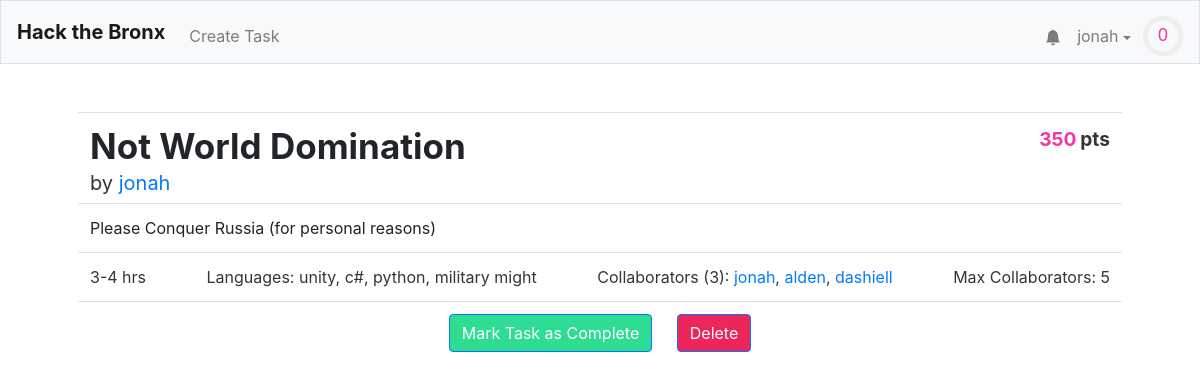
/task/1 (signed in), run on an earlier commit of the app's database.
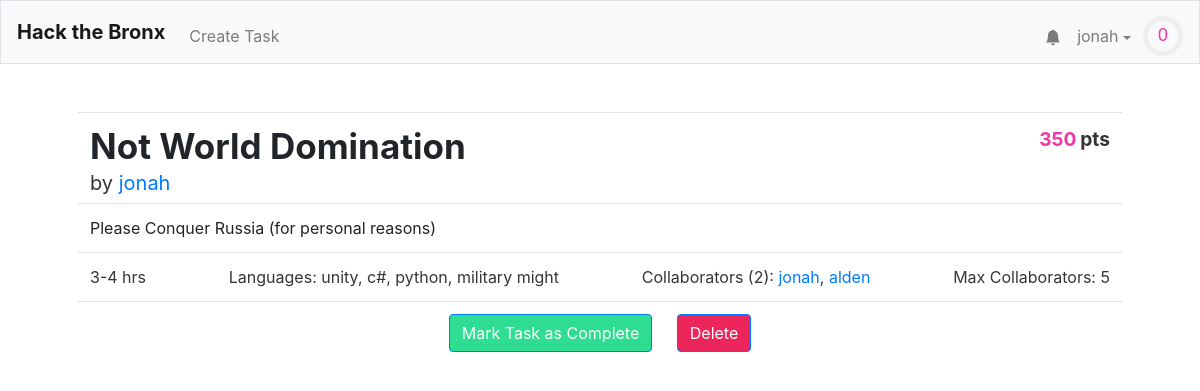
And on a later commit of the database.
### tables this page shows
CREATE TABLE "users" (
	"id"	INTEGER NOT NULL UNIQUE,
	"username"	TEXT NOT NULL UNIQUE,
	"hash"	TEXT NOT NULL,
	"tasks"	BLOB,
	"points"	INTEGER NOT NULL DEFAULT 0,
	"numcomplete"	INTEGER NOT NULL DEFAULT 0,
	"notifications"	BLOB,
	PRIMARY KEY("id" AUTOINCREMENT)
);

### application.py (the view, shortened to what this page needs)
@app.route("/task/<id>", methods=["GET", "POST"])
@login_required
def task(id):
    if request.method == "GET":
        task = db.execute("SELECT * FROM tasks WHERE id = :id", id=id)[0]
        creator = db.execute("SELECT * FROM users WHERE id = :id", id=task['creator'])[0]
        ids = debyte(task['collaborators'])
        task['collaborators'] = [db.execute("SELECT * FROM users WHERE id = :id", id=a)[0] for a in ids]
        collaborators = task['collaborators']
        task["points"] = calculate_points(task)
        return render_template("task.html",is_user_task=(task["creator"]==session["user_id"]),is_collab_task=(session["user_id"] in ids),enumerate=enumerate,len=len,collaborators=collaborators,task=task, creator=creator, user=getuser(session, db))

### application.py (called while the page is built)
@app.after_request
def after_request(response):
    response.headers["Cache-Control"] = "no-cache, no-store, must-revalidate"
    response.headers["Expires"] = 0
    response.headers["Pragma"] = "no-cache"
    return response

### helpers.py (called while the page is built)
def login_required(f):
    @wraps(f)
    def decorated_function(*args, **kwargs):
        if session.get("user_id") is None:
            return redirect("/login")
        return f(*args, **kwargs)
    return decorated_function

def debyte(obj):
    return pickle.loads(obj)

def getuser(session, db):
    user =  db.execute("SELECT * FROM users WHERE id = :id", id=session["user_id"])[0]
    user["level"]=int(user['points']**.5//10)
    user["level-progress"] = (user['points']**.5%8)/(((user["level"]+1)*10)**2)
    return user

def calculate_points(task):
    if task['hmin'] and task['hmax']:
        total = int(min((task['hmin']+task['hmax'])/2 * 100, 500))
    else:
        total = 0
    return total

### templates/task.html (shortened to what this page needs)
{% extends "layout.html" %}
{% block head %}
    <link href="/static/task.css" rel="stylesheet">
{% endblock %}
{% block main %}
<table class="table">
  <tbody>
    <tr>
      <td class="title"><h1>{{ task.title }}</h1><span class="creator-text">by <a href="/profile/{{creator.username}}">{{creator.username}}</a></span></td><td class="pts-td"><span class="points"><span>{{task.points}}</span><div> pts</div></span></td>
    </tr>
    {% if "description" in task %}
    <tr>
      <td colspan="2" class="description-text">{{task.description}}</td>
    </tr>
    {% endif %}
    <tr>
      <td colspan="2" width="100%">
        <div class="stats">
        <span class="hours-text">{{task.hmin}}-{{task.hmax}} hrs</span>
        <span class="languages-text">Languages: {{task.languages}}</span>
        <span class="collaborators-text">Collaborators ({{len(collaborators)}}): {% for i,c in enumerate(collaborators)%}<a href="/profile/{{c['username']}}">{{c['username']}}</a>{% if i < len(collaborators)-1%}, {% endif %}{% endfor %}</span>
        <span class="cmax-text">Max Collaborators: {{task.cmax}}</span>
      </div>
      </td>
    </tr>
    {% if is_user_task %}
    <tr>
      <td colspan="2" width="100%" style="text-align: center;">
        <button onclick = "openCompleteConfirmModal()" class="btn btn-primary accept-button">Mark Task as Complete</button>
        <button onclick = "openDeleteConfirmModal()" class="btn btn-primary reject-button">Delete</button>
      </td>
    </tr>
    {% elif is_collab_task %}
    <tr>
      <td colspan="2" width="100%" style="text-align: center;">
        <button onclick = "postData('leave')" class="btn btn-primary reject-button">Leave Task</button>
      </td>
    </tr>
    {% else %}
    <tr>
      <td colspan="2" width="100%" style="text-align: center;">
        <button onclick = "postData('join')" class="btn btn-primary accept-button">Request to Join</button>
      </td>
    </tr>
    {% endif %}
  </tbody>
</table>
{% endblock %}

### templates/layout.html (shortened to what this page needs)
<!DOCTYPE html>
<html lang="en">
    <head>
        <link href="https://maxcdn.bootstrapcdn.com/bootstrap/4.1.3/css/bootstrap.min.css" rel="stylesheet">
        {% block head %}{% endblock %}
        <link href="/static/styles.css" rel="stylesheet">
    </head>
    <body>
        <nav style = "height: 8vh" class="navbar navbar-expand-md navbar-light bg-light border">
            <a class="navbar-brand" href="/"><b>Hack the Bronx</b></a>
            <div class="collapse navbar-collapse" id="navbar">
                {% if session.user_id %}
                    <ul class="navbar-nav mt-2">
                        <li class="nav-item"><a class="nav-link" href="/taskCreation">Create Task</a></li>
                    </ul>
                    <ul class="navbar-nav ml-auto mt-2">
                        <li style="position: relative; transform:translateX(8px) translateY(7.5px);"class="nav-item"><a class="nav-link" href="/notifications"><svg xmlns="http://www.w3.org/2000/svg" width="16" height="16" fill="currentColor" class="bi bi-bell-fill" viewBox="0 0 16 16">
  <path d="M8 16a2 2 0 0 0 2-2H6a2 2 0 0 0 2 2zm.995-14.901a1 1 0 1 0-1.99 0A5.002 5.002 0 0 0 3 6c0 1.098-.5 6-2 7h14c-1.5-1-2-5.902-2-7 0-2.42-1.72-4.44-4.005-4.901z"/>
</svg></a></li>
                        <li class="nav-item">
                            <div id="user-information-dropdown">
                              <button onclick="showUserDropdown()" id="user-information-dropname" class="nav-link">{{ session.user_name }} <span class="dropdown-caret"></span></button>
                            </div>
                        </li>
                        <li class="nav-item">
                            <div style = "margin-left: -4px;">
                                <svg viewBox="0 0 36 36" style="transform: translateY(8px); width: 40px;">
                                    <path class="level-display-bg"
                                d="M18 2.0845
                                  a 15.9155 15.9155 0 0 1 0 31.831
                                  a 15.9155 15.9155 0 0 1 0 -31.831"
                              />
                                  <path class = "level-display"
                                    d="M18 2.0845
                                      a 15.9155 15.9155 0 0 1 0 31.831
                                      a 15.9155 15.9155 0 0 1 0 -31.831"
                                    fill="none"
                                    stroke="#444";
                                    stroke-width="1";
                                    stroke-dasharray="{{ user["level-progress"] }}, 100";
                                  />
                                  <text x="18" y="22.8" class="level">{{user["level"]}}</text>
                                </svg>
                            </div>
                        </li>
                    </ul>
                {% endif %}
            </div>
        </nav>
        <main class="container p-5">
            {% block main %}{% endblock %}
        </main>
    </body>
</html>

What changed in the data, as far as the page shows it:
no longer on this page (row edited): users: username "dashiell"
shown differently, row unchanged: users "alden": no longer shows ","
Also different on the page:
{{ len(collaborators) }}: "3" → "2"
